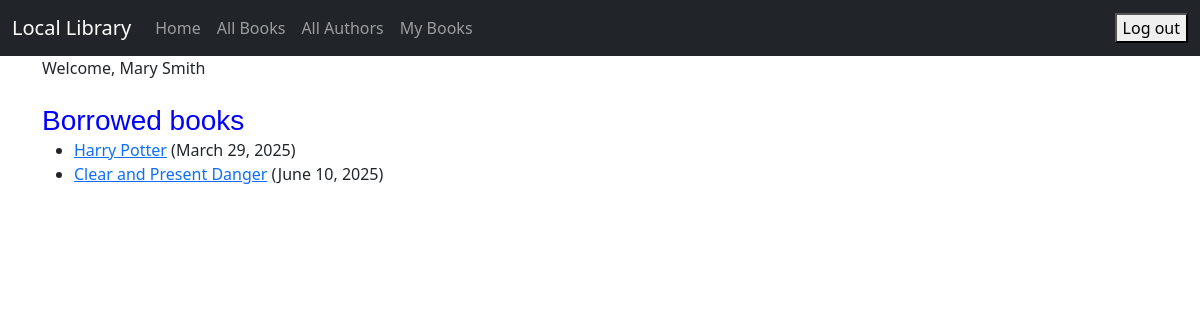
Screenshot of /my_books/ (signed in) with the database file from the repository.
### catalog/models.py (models this page shows, shortened)
class BookInstance(models.Model):
    id = models.UUIDField(primary_key=True, default=uuid.uuid4,
                          help_text='Unique ID for this particular book across whole library')
    book = models.ForeignKey('Book', on_delete=models.RESTRICT, null=True)
    imprint = models.CharField(max_length=200)
    due_back = models.DateField(null=True, blank=True)
    LOAN_STATUS = (
        ('m', 'Maintenance'), ('o', 'On loan'), ('a', 'Available'), ('r', 'Reserved'),
    )
    status = models.CharField(
        max_length=1,
        choices=LOAN_STATUS,
        blank=True,
        default='m',
        help_text='Book availability',
    )
    borrower = models.ForeignKey(User, on_delete=models.SET_NULL, null=True, blank=True)
    @property
    def is_overdue(self):
        return bool(self.due_back and date.today() > self.due_back)
    class Meta:
        ordering = ['due_back']

class Book(models.Model):
    title = models.CharField(max_length=200)
    author = models.ForeignKey('Author', on_delete=models.RESTRICT, null=True)
    summary = models.TextField(max_length=1000, help_text='Enter a brief description of the book')
    isbn = models.CharField('ISBN', max_length=13, unique=True,
                            help_text='13 Character <a href="https://www.isbn-international.org/content/what-isbn">ISBN number</a>')
    genre = models.ManyToManyField(Genre, help_text='Select a genre for this book')
    book_image = models.ImageField(upload_to='images/', null=True, blank=True)

### catalog/views.py (the view)
# urls.py: path('my_books/', views.LoanedBooksByUserListView.as_view(), name='my_books'),
class LoanedBooksByUserListView(LoginRequiredMixin,generic.ListView):
    model = BookInstance
    template_name = 'catalog/my_books.html'
    paginate_by = 10
    def get_queryset(self):
        return BookInstance.objects.filter\
            (borrower=self.request.user).filter(status__exact='o').order_by('due_back')

### catalog/templates/catalog/my_books.html (shortened to what this page needs)
<!DOCTYPE html>
<html lang="en">
{% extends "catalog/base.html" %}
{% block content %}
    <h1>Borrowed books</h1>
    {% if bookinstance_list %}
    <ul>
      {% for bookinst in bookinstance_list %}
      <li class="{% if bookinst.is_overdue %}text-danger{% endif %}">
        <a href="{% url 'book_detail' bookinst.book.pk %}">{{ bookinst.book.title }}</a> ({{ bookinst.due_back }})
      </li>
      {% endfor %}
    </ul>
    {% else %}
      <p>There are no books borrowed.</p>
    {% endif %}
{% endblock %}

### catalog/templates/catalog/base.html (shortened to what this page needs)
{% load static %}
<!doctype html>
<html lang="en">
<head>
    <link href="https://cdn.jsdelivr.net/npm/bootstrap@5.3.0-alpha1/dist/css/bootstrap.min.css" rel="stylesheet"
>
<link href="{% static 'css/my_style.css' %}" rel="stylesheet">
</head>
<body>
<nav class="navbar navbar-expand-lg navbar-dark bg-dark">
    <div class="container-fluid">
        <a class="navbar-brand" href="{% url 'index' %}">Local Library</a>
        <div class="collapse navbar-collapse" id="navbarSupportedContent">
            <ul class="navbar-nav me-auto mb-2 mb-lg-0">
                <li class="nav-item">
                    <a class="nav-link" href="{% url 'index' %}">Home</a>
                </li>
                <li class="nav-item">
                    <a class="nav-link" href="{% url 'book_list' %}">All Books</a>
                </li>
                <li class="nav-item">
                    <a class="nav-link" href="{% url 'author_list' %}">All Authors</a>
                </li>
{% if user.is_authenticated %}
    <li><a class="nav-link" href="{% url 'my_books' %}">My Books</a></li>
{% endif %}
            </ul>
        </div>
        <ul class="nav navbar-nav ml-auto">
        {% if user.is_authenticated %}
           <li>
              <form action="{% url 'logout' %}" method="post">
                 <button type="submit">Log out</button>
              </form>
           </li>
        {% else %}
            <li><a class="nav-link" href="{% url 'login' %}"><span class="glyphicon glyphicon-log-in"></span>Login</a>
            </li>
            <li><a class="nav-link" href="{% url 'register' %}"><span class="glyphicon glyphicon-log-in"></span>Sign Up</a>
        </li>
        {% endif %}
    </ul>
    </div>
</nav>
<div class="container">
    {% if user.is_authenticated %}
        Welcome, {{ user.first_name }} {{ user.last_name }}
    {% endif %}
</div>
<div class="container">
    <br/>
    {% block content %}
    {% endblock %}
</div>
</body>
</html>

### catalog/static/css/my_style.css (style rules this page uses)
h1 { font-family: 'Changa One', sans-serif; margin: 10px 0; font-size: 1.75em; font-weight: normal; line-height: 0.5; text-align: left; color: #0000FF; }

### rows the page displays
BookInstance: book "Harry Potter", due_back "March 29, 2025"
BookInstance: book "Clear and Present Danger", due_back "June 10, 2025"

### other values shown
{{ user.first_name }} "Mary"
{{ user.last_name }} "Smith"
